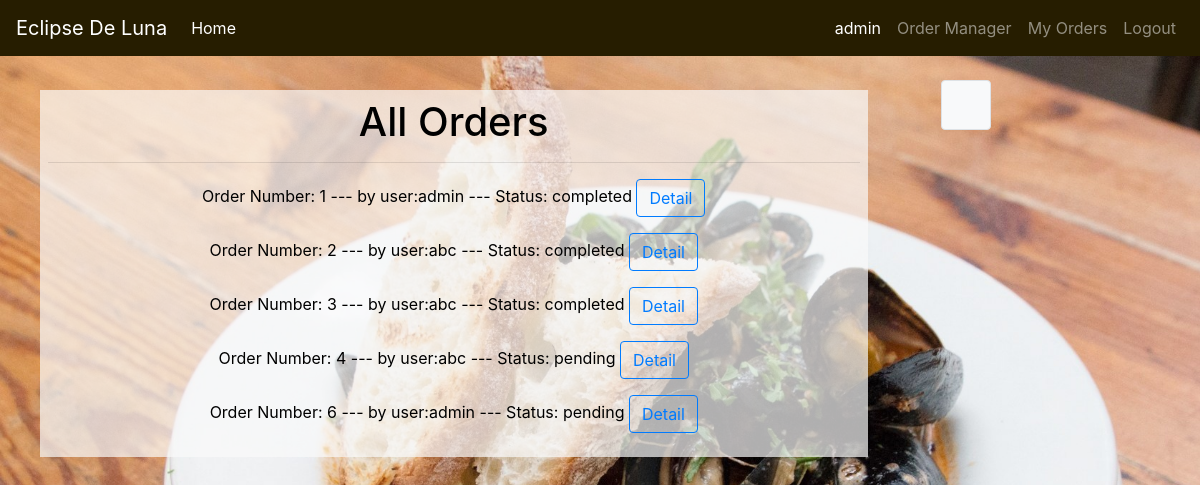
The page /staff_order/admin/7 on the database as committed earlier.
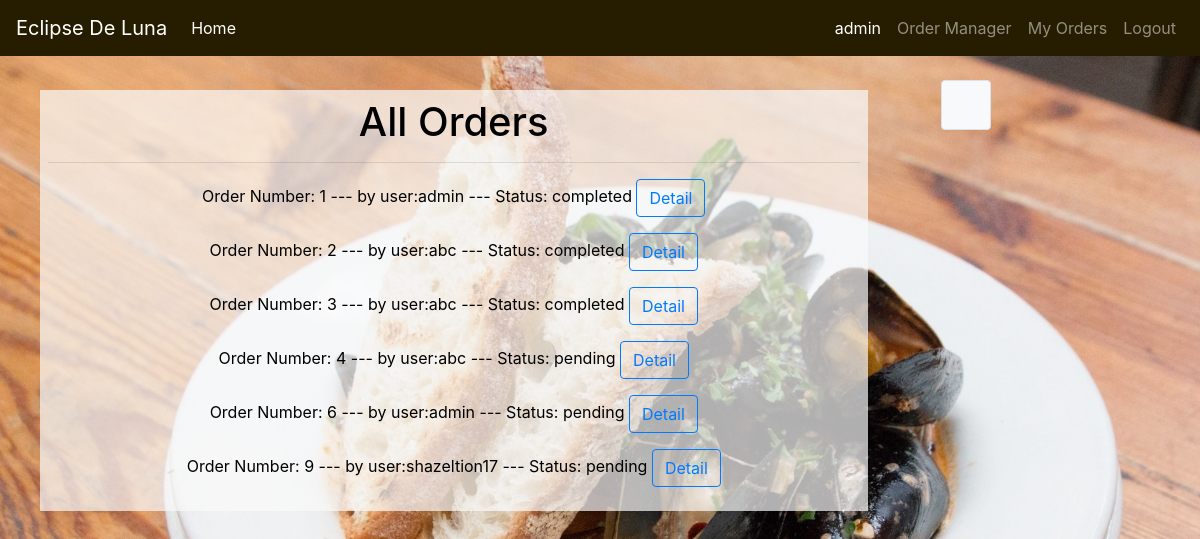
The same page on the database as committed later.
### orders/models.py (models this page shows, shortened)
class User_order(models.Model):
    user=models.ForeignKey(User,on_delete=models.CASCADE)
    order_number=models.IntegerField()
    status=models.CharField(max_length=64,default='initiated')

### orders/views.py (the view)
# urls.py: path("staff_order/<str:user>/<str:order_number>", views.staff_order, name="staff_order"),
def staff_order(request,user,order_number):
    user = User.objects.get(username=user)
    context = {
        "Checkout":Cart.objects.filter(user=user,number=order_number),
        "Total":list(Cart.objects.filter(user=user,number=order_number).aggregate(Sum('price')).values())[0],
        "Order_number":order_number,
        "user":user,
        "All_orders":User_order.objects.exclude(status='initiated'),
        "Status":User_order.objects.get(user=user,order_number=order_number).status
    }
    return render(request,"staff_order.html",context)

### orders/templates/staff_order.html (shortened to what this page needs)
{% extends "base.html" %}
{% block content%}
<div class="container-fluid pt-3">
  <div class="row">
      <div class="col-9 text-center">
        <div class="back_col p-2">
          <h1>All Orders</h1>
          <hr>
      {% for item in All_orders%}
        <p>Order Number: {{item.order_number}}            ---  by user:{{item.user}}  ---  Status: {{item.status}}
        <button type="button" class="btn btn-outline-primary" > <a href="{% url 'staff_order' item.user item.order_number%}">Detail</a></button>
      </p>
      {% endfor %}
        </div>
      </div>
      <div class="col-3 pl-5 ">
              {% if user.is_authenticated %}
              <div class="bg-light p-4 border rounded position-fixed">
              </div>
              {% endif %}
      </div>
  </div>
</div>
{% endblock %}

### orders/templates/base.html (shortened to what this page needs)
<!DOCTYPE html>
<html style="height: 100%" lang="en">
<head>
    {% load static %}
    <link rel="stylesheet" href="https://maxcdn.bootstrapcdn.com/bootstrap/4.4.1/css/bootstrap.min.css">
    <link rel="stylesheet" type="text/css" href="{% static 'style.css' %}">
</head>
<body style="height: 100%">
   <nav class="navbar navbar-expand-lg navbar-dark bg-dark fixed-top">
    <a class="navbar-brand" href="{% url 'index'%}">Eclipse De Luna</a>
    <ul class="navbar-nav mr-auto">
      <li class="nav-item active">
        <a class="nav-link" href="{% url 'index'%}">Home <span class="sr-only">(current)</span></a>
      </li>
    </ul>
    <div class="collapse navbar-collapse" id="navbarNav">
      <ul class="navbar-nav ml-auto">
        {% if user.is_authenticated %}
        <li class="nav-item active">
          <a class="nav-link" href="#">{{user}} <span class="sr-only">(current)</span></a>
        </li>
        {% if user.is_superuser %}
        <li class="nav-item">
          <a class="nav-link" href="{% url 'staff_order' user Order_number%}">Order Manager</a>
        </li>
        {% endif %}
        <li class="nav-item">
          <a class="nav-link" href="{% url 'myOrders' Order_number%}">My Orders</a>
        </li>
        <li class="nav-item">
          <a class="nav-link" href="{% url 'logout'%}">Logout</a>
        </li>
        {% endif %}
      </ul>
    </div>
  </nav>
<div class="container-fluid mt-5 pt-3" >
  {%block content%}
  {% endblock %}
</div>
</body>
</html>

### orders/static/style.css (style rules this page uses)
.bg-dark { background-color: #261d00!important; }
.back_col { background-color: rgba(250, 250, 250 ,.7); margin: 10px; color: black; }

Rows that differ between the two databases and show on the page:
added User_order: order_number "9", user "shazeltion17", status "pending"
